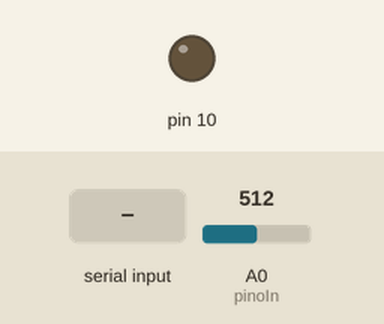
A sketch run on a simulated Arduino Uno, built with avr-gcc and run on an emulated ATmega328P. Parts: output pins drawn as LEDs (lit = HIGH). The inputs (shaded band) are chosen by the test bench; at power-on: A0 (pinoIn) = 512. What the sketch prints to the serial monitor is not drawn.

Above: at 1.2 s.
1.3 s: "L" received over Serial
At 1.9 s:
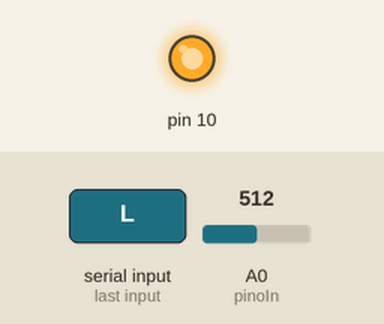
2.8 s: "1" received over Serial
At 4.2 s:
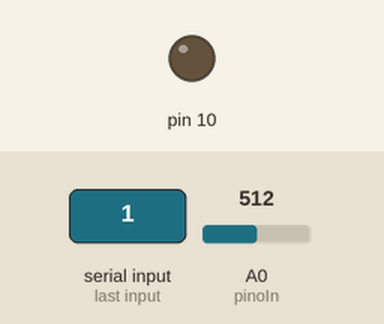
Timing chart, 0 to 5.8 s (numbered marks = the images above; inputs shaded):
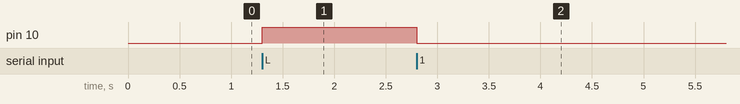

Measured:
- after the input at 1.3 s, pin 10: LOW → HIGH at once
- after the input at 2.8 s, pin 10: HIGH → LOW at once

The sketch:

testeLuzSerialNodeJS.ino
```cpp
int pinoIn = 0;
int luz = 0, luzAnterior = 0;

void setup() {
  // put your setup code here, to run once:
  Serial.begin(9600);
  pinMode(10, OUTPUT);
  pinMode(pinoIn,INPUT);
  digitalWrite(10, LOW);
}

void loop() {
  if(Serial.available()){
    char c = Serial.read();
    //Serial.println(c);
    if(c == 'L'){
      digitalWrite(10, HIGH);
    }
    else{
      digitalWrite(10, LOW);
    }
  }

  luz = analogRead(pinoIn);
  if(luzAnterior != luz){
    luzAnterior = luz;
   // Serial.println("Luz:" + luz);
    Serial.println(luz);
    delay(1000);
  }

}
```
